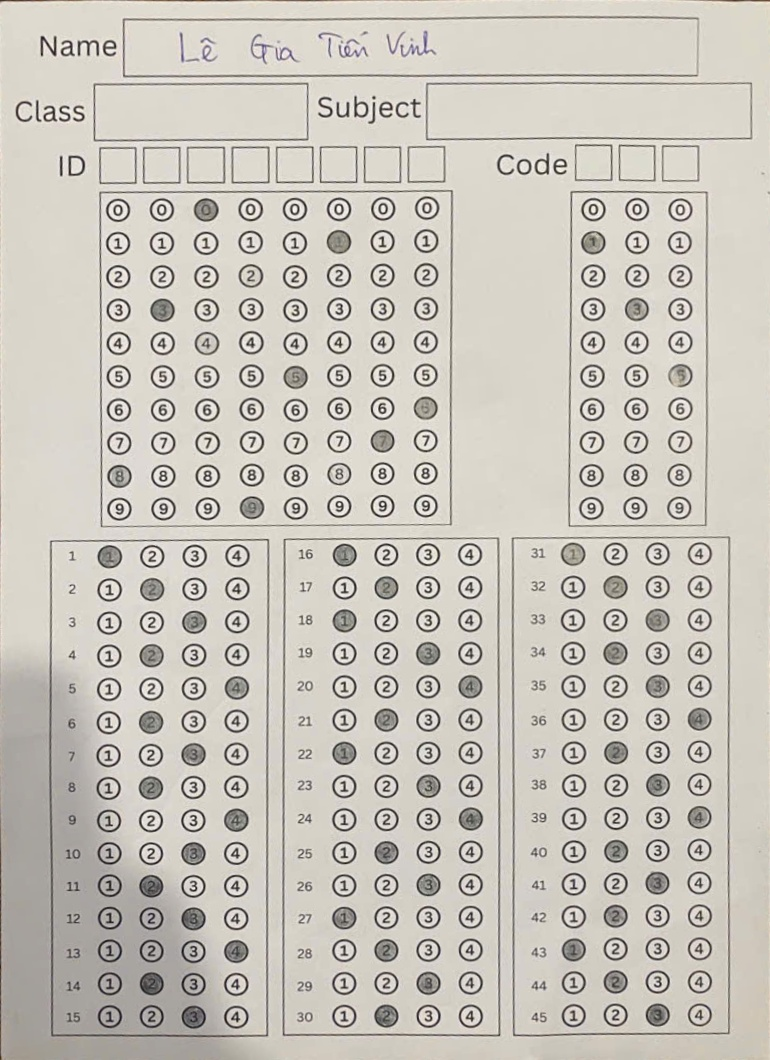
#> input picture resultImage.jpg, 770 x 1060 px, found by its file name
$ python visualize_update.py
#> lines starting #> are read from the running program, lines starting #| are printed output that depends on the picture; after the words box and inside, x2 and y2 are one past the last pixel; in counts of white or black regions, pixels touching at a corner belong together
import cv2
import os
import numpy as np

def refine_and_clean_box(img, x, y, w, h):
    """
    1. Tìm vị trí khung chính xác (Refine)
    2. Xóa viền khung và lấy phần ruột (Clean)
    """
    # Bước 1: Tìm vị trí khung chính xác (Refine)
    pad_search = 15
    roi_x, roi_y = max(0, x - pad_search), max(0, y - pad_search)
    roi_w, roi_h = min(img.shape[1] - roi_x, w + 2 * pad_search), min(img.shape[0] - roi_y, h + 2 * pad_search)

    search_roi = img[roi_y:roi_y+roi_h, roi_x:roi_x+roi_w]
    gray = cv2.cvtColor(search_roi, cv2.COLOR_BGR2GRAY)
    _, thresh = cv2.threshold(gray, 150, 255, cv2.THRESH_BINARY_INV)
    contours, _ = cv2.findContours(thresh, cv2.RETR_EXTERNAL, cv2.CHAIN_APPROX_SIMPLE)

    main_cnt = None
    max_area = 0
    for cnt in contours:
        area = cv2.contourArea(cnt)
        if area > (w * h * 0.3) and area > max_area:
            max_area = area
            main_cnt = cnt

    if main_cnt is None:
        # Nếu không tìm thấy contour, trả về vùng mặc định đã xóa viền sơ bộ
        return img[y+2:y+h-2, x+2:x+w-2], (x, y, w, h)

    # Lấy tọa độ thật của cái khung sau khi Refine
    rx, ry, rw, rh = cv2.boundingRect(main_cnt)
    nx, ny, nw, nh = roi_x + rx, roi_y + ry, rw, rh

    # Bước 2: Xử lý xóa khung dựa trên Contour đã tìm thấy
    # Lấy chính xác vùng ảnh chứa cái khung
    refined_roi = img[ny:ny+nh, nx:nx+nw].copy()
    h_ref, w_ref = refined_roi.shape[:2]

    # Tạo mask trắng để dán chữ vào
    clean_bg = np.ones_like(refined_roi) * 255

    # Tạo mặt nạ vùng ruột (co vào 3 pixel để bỏ viền) từ contour đã dịch chuyển về tọa độ ROI
    local_cnt = main_cnt - [rx, ry] # Dịch contour về gốc (0,0) của ROI
    mask = np.zeros((h_ref, w_ref), dtype=np.uint8)
    cv2.drawContours(mask, [local_cnt], -1, 255, thickness=-1)
    mask = cv2.erode(mask, np.ones((5,5), np.uint8), iterations=1)

    # Dán phần ruột vào nền trắng
    clean_bg[mask == 255] = refined_roi[mask == 255]

    return clean_bg, (nx, ny, nw, nh)

def visualize_update(img_path, output_path):
#> called with img_path = 'D:\\OCR\\resultImage.jpg', output_path = 'D:\\OCR\\refined_answer_sheet_v4.png'
    img = cv2.imread(img_path)
#> img is the input picture: shape (1060, 770, 3); mean B, G, R 187.6, 196.3, 200.6
    if img is None: return
    h, w = img.shape[:2]
#> h = 1060; w = 770

    regions = {
        "ho_va_ten": (300, 25, 600, 60),
        "lop":        (250, 80, 246, 50),
        "mon":        (500, 80, 246, 50),
        "mssv":       (458, 53, 217, 243),
        "ma_de":      (750, 53, 98, 243),
        "answer_1":   (110, 290, 236, 400),
        "answer_2":   (410, 290, 225, 400),
        "answer_3":   (690, 290, 228, 400),
    }

    crops_dir = os.path.join(os.path.dirname(img_path), "crops")
    if not os.path.exists(crops_dir): os.makedirs(crops_dir)
    result_img = img.copy()

    for name, (rx, ry, rw, rh) in regions.items():
        # Tọa độ mặc định theo tỷ lệ
        bx, by = int(rx * w / 1000), int(ry * h / 1000)
        bw, bh = int(rw * w / 1000), int(rh * h / 1000)

        # THỰC HIỆN REFINE + CLEAN
        clean_crop, (nx, ny, nw, nh) = refine_and_clean_box(img, bx, by, bw, bh)

        # Thêm chút padding trắng xung quanh ảnh cuối cho VietOCR dễ đọc
        #final_crop = cv2.copyMakeBorder(clean_crop, 15, 15, 15, 15, cv2.BORDER_CONSTANT, value=[255, 255, 255])

        # Lưu crop sạch
        cv2.imwrite(os.path.join(crops_dir, f"{name}_refined.png"), clean_crop)

        # Vẽ visualize để kiểm tra (Vòng đỏ là vị trí khung thực tế đã tìm được)
        cv2.rectangle(result_img, (nx, ny), (nx + nw, ny + nh), (0, 0, 255), 2)
        cv2.putText(result_img, name, (nx, ny - 5), cv2.FONT_HERSHEY_SIMPLEX, 0.8, (0, 255, 0), 2)
#> this loop made 8 passes
#> (nx, ny, nw, nh) on passes 1 to 8: (231, 26, 462, 63), (192, 84, 189, 53), (385, 84, 189, 53), (352, 56, 167, 257), (577, 56, 75, 257), (84, 307, 181, 424), (315, 307, 173, 424), (531, 307, 175, 424)
#> pass 1, in refine_and_clean_box, `search_roi = img[roi_y:roi_y+roi_h, roi_x:roi_x+roi_w]`:
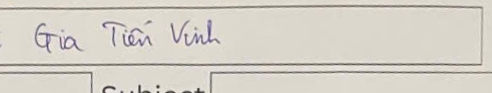
#> search_roi: shape (93, 492, 3); mean B, G, R 199.2, 208.7, 213.2
#> pass 1, in refine_and_clean_box, `_, thresh = cv2.threshold(gray, 150, 255, cv2.THRESH_BINARY_INV)`:
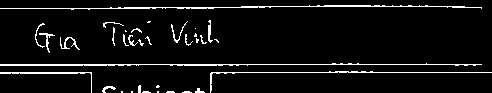
#> thresh: shape (93, 492); 5.8% white in thin lines or dots
#> pass 1, in visualize_update, `clean_crop, (nx, ny, nw, nh) = refine_and_clean_box(img, bx, by, bw, bh)`:
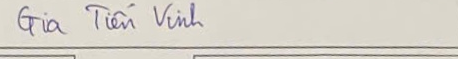
#> clean_crop: shape (59, 458, 3); mean B, G, R 199.1, 208, 212.5
#> after the loop:
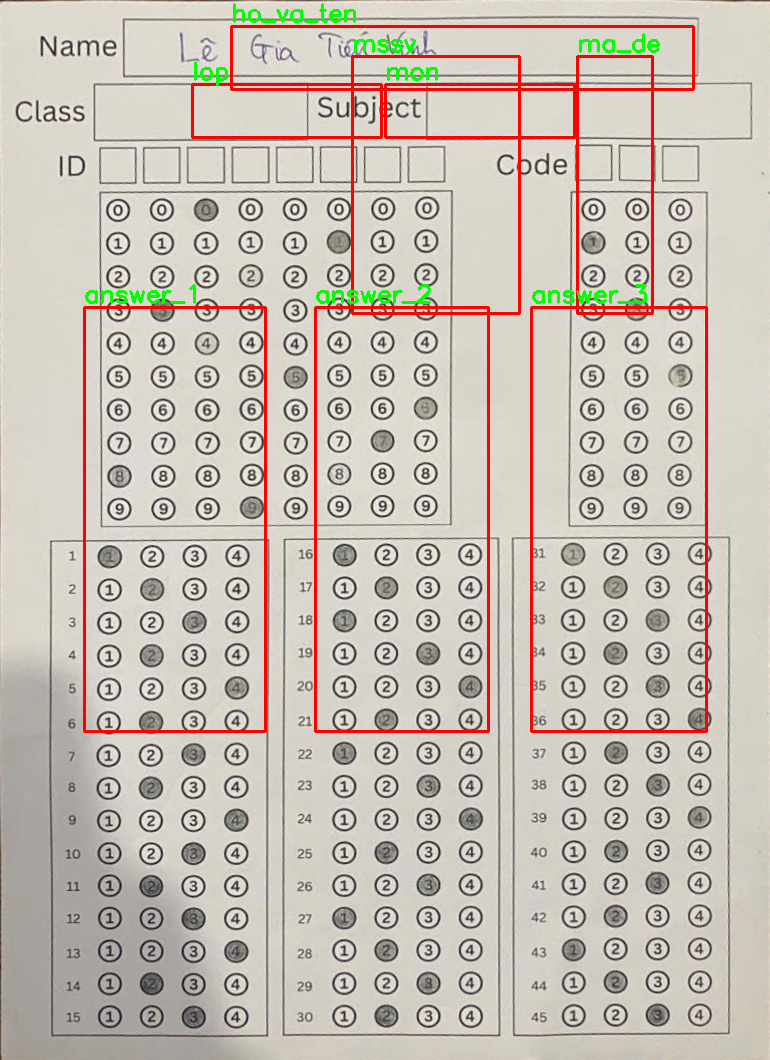
#> result_img: shape (1060, 770, 3); 3.17% of pixels changed, all inside (x1, y1, x2, y2) = (83, 3, 708, 733)

    cv2.imwrite(output_path, result_img)
    print(f"Hoàn thành! Đã Refine tọa độ dựa trên contour và làm sạch ảnh.")

if __name__ == "__main__":
    visualize_update(r'D:\OCR\resultImage.jpg', r'D:\OCR\refined_answer_sheet_v4.png')

$ run again, with data/020c2de101c68098d9d7.jpg copied over resultImage.jpg
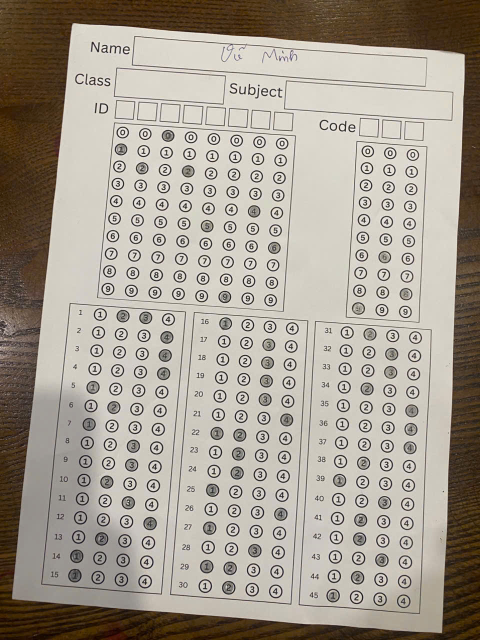
#> input picture data/020c2de101c68098d9d7.jpg, 960 x 1280 px, found by its file name (shown at 1/2 size)
#> in visualize_update, img is the input picture: shape (1280, 960, 3); mean B, G, R 146.3, 158, 165.7
#> the loop in visualize_update, `for name, (rx, ry, rw, rh) in regions.items():` made 8 passes
#> (nx, ny, nw, nh) on passes 1 to 8: (273, 17, 606, 84), (240, 102, 236, 64), (480, 102, 236, 64), (439, 67, 208, 311), (720, 67, 94, 311), (105, 371, 226, 512), (393, 371, 216, 512), (662, 371, 218, 512)
#> pass 1, in refine_and_clean_box, `_, thresh = cv2.threshold(gray, 150, 255, cv2.THRESH_BINARY_INV)`:
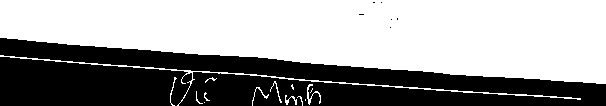
#> thresh: shape (106, 606); 60.7% white; 7 black regions (6 under 20 px), largest, box (x1, y1, x2, y2) and area: (0, 38, 606, 106) 25248
#> after the loop in visualize_update, `for name, (rx, ry, rw, rh) in regions.items():`:
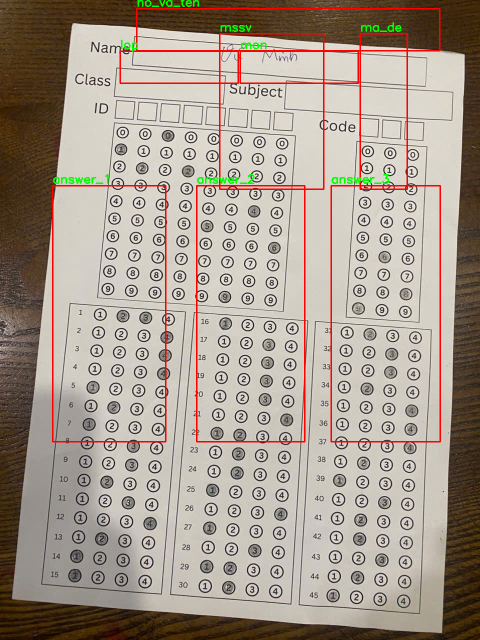
#> result_img: shape (1280, 960, 3) (shown at 1/2 size); 2.44% of pixels changed, all inside (x1, y1, x2, y2) = (104, 0, 882, 885)

$ run again, with data/13f0147f3958b806e149.jpg copied over resultImage.jpg
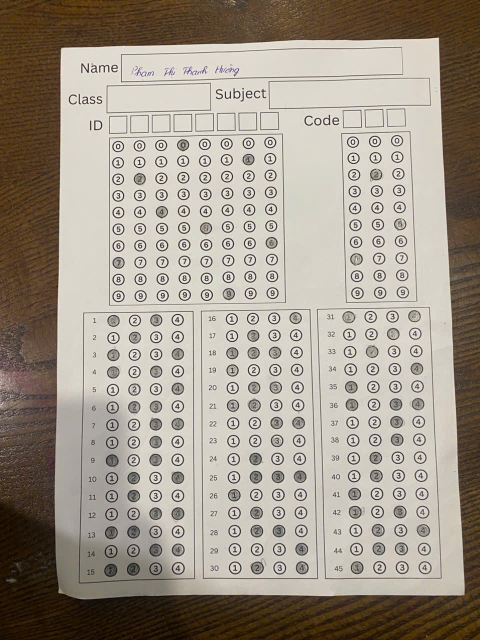
#> input picture data/13f0147f3958b806e149.jpg, 960 x 1280 px, found by its file name (shown at 1/2 size)
#> in visualize_update, img is the input picture: shape (1280, 960, 3); mean B, G, R 139.4, 152.1, 160.9
#> the loop in visualize_update, `for name, (rx, ry, rw, rh) in regions.items():` made 8 passes
#> (nx, ny, nw, nh) on passes 1 to 8: (273, 17, 606, 87), (240, 102, 236, 64), (480, 102, 236, 64), (439, 67, 208, 311), (720, 67, 94, 311), (105, 371, 226, 512), (393, 371, 216, 512), (662, 371, 218, 512)
#> pass 1, in refine_and_clean_box, `_, thresh = cv2.threshold(gray, 150, 255, cv2.THRESH_BINARY_INV)`:
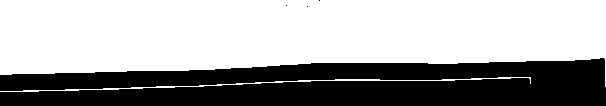
#> thresh: shape (106, 606); 63.9% white; 4 black regions (3 under 20 px), largest, box (x1, y1, x2, y2) and area: (0, 58, 606, 106) 23174
#> after the loop in visualize_update, `for name, (rx, ry, rw, rh) in regions.items():`:
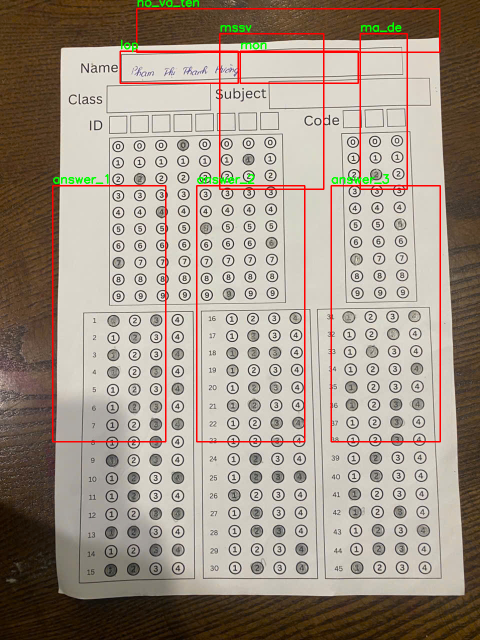
#> result_img: shape (1280, 960, 3) (shown at 1/2 size); 2.48% of pixels changed, all inside (x1, y1, x2, y2) = (104, 0, 882, 885)
